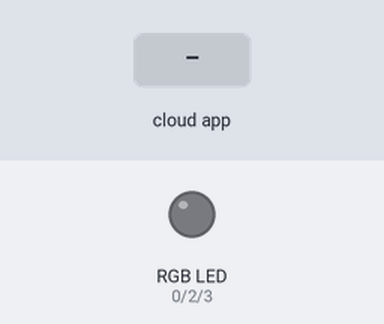
Bench run of a sketch on a simulated ESP8266 (NodeMCU). Parts: an RGB LED mixed from three pins (HIGH = lit). The test bench sets the inputs (shaded band). Dim RGB values are drawn brighter than linear; WiFi joins after 1.5 s; servers stay silent unless stated; the Firebase database answers and starts empty.

Above: at 2.7 s.
2.8 s: the phone or cloud app sets Fade to 1
At 4.5 s:
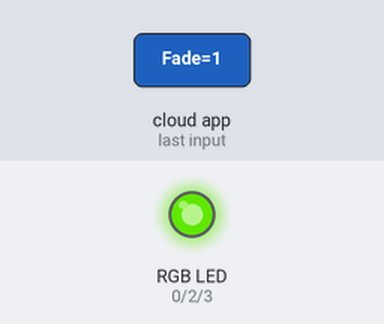
At 12.0 s:
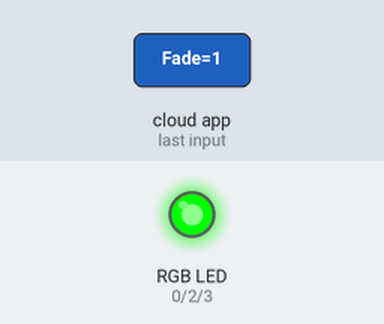
Timing chart, 0 to 17.8 s (numbered marks = the images above; inputs shaded):
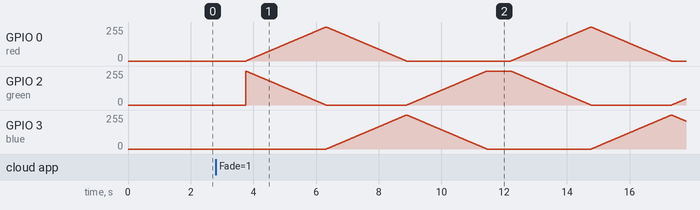

The sketch:

DomeLEDRGB_OTA.ino
```cpp
#include <ESP8266WiFi.h>
#include <ESP8266mDNS.h>
#include <WiFiUdp.h>
#include <ArduinoOTA.h>
#include <FirebaseArduino.h>

#define FIREBASE_HOST "your firebase host"
#define FIREBASE_AUTH "your firebase auth"
#define red  0
#define green  2
#define blue  3
int t = 10; // Time for delay


const char* ssid = "your ssid";
const char* password = "your wifi password";

void setup()
{
    pinMode(red, OUTPUT);
    pinMode(green, OUTPUT);
    pinMode(blue, OUTPUT);
  digitalWrite(red,LOW);
  digitalWrite(blue, LOW);
  digitalWrite(green, LOW);
  ArduinoOTA.setHostname("ESP-DOMELED"); // name for OTA in arduinoIDE
  WiFi.begin(ssid, password);
  while (WiFi.waitForConnectResult() != WL_CONNECTED) {
  Serial.println("Connection Failed! Rebooting...");
  delay(5000);
  ESP.restart();
  }
  ArduinoOTA.begin();
  Firebase.begin(FIREBASE_HOST, FIREBASE_AUTH);
}

void loop()
{
  ArduinoOTA.handle();
  boolean Fadebool = Firebase.getBool("DomeLED/Fade");
  boolean R = Firebase.getBool("DomeLED/R");
  boolean G = Firebase.getBool("DomeLED/G");
  boolean B = Firebase.getBool("DomeLED/B");
  int Lux = Firebase.getInt("DomeLED/Lux");
  if(Fadebool == 0 && R == 0 && G == 0 && B == 0){
    analogWrite(red, 0);
    analogWrite(blue, 0);
    analogWrite(green, 0);
  }
  else{
    if(Fadebool == 1){
    Fade();
  }
  else{
    if(R == 1){
      analogWrite(red, 2.5*Lux);
      analogWrite(blue, 0);
      analogWrite(green, 0);
    }
    if(G == 1){
      analogWrite(red,0);
      analogWrite(blue, 0);
      analogWrite(green, 2.5*Lux);
    }
    if(B == 1){
      analogWrite(red,0);
      analogWrite(blue, 2.5*Lux);
      analogWrite(green, 0);
    }
  }
  }
}


void Fade(){
  for( int i = 0; i <= 255; i++){
    analogWrite(red, i); // fade up
    analogWrite(green, 255 - i); // fade down
    analogWrite(blue, 0); // do nothing
    delay(t);
  }
  for( int i = 0; i <= 255; i++){
    analogWrite(red, 255 - i); // fade down
    analogWrite(green, 0); // do nothing
    analogWrite(blue, i); // fade up
    delay(t);
  }
    for( int i = 0; i <= 255; i++){
    analogWrite(red, 0); // do nothing
    analogWrite(green, i); // fade up
    analogWrite(blue, 255 - i); // fade down
    delay(t);
  }
}
```
